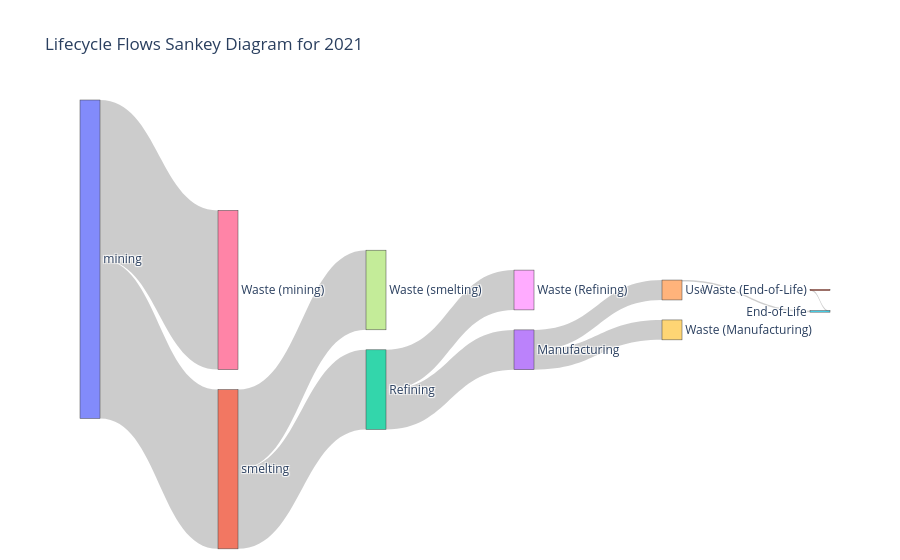

Notebook cell for this chart:
### Markdown cell above
## Main model run
Running the actual model, calling helper and model functions

### Code cell
add_normal_survival_curve_to_all_products(product_info)
final_LED_imp_exp_table = build_imp_exp_table(
    eurostat_df, product_info["final_LED"]["product"]
)
final_LED_Ga_imp_exp_table = translate_to_Ga_MI(
    final_LED_imp_exp_table, product_info["final_LED"]["material_intensity_Ga"]
)
# plot_imp_exp_table(final_LED_imp_exp_table, "Final LED Products")
# final_LED_Ga_imp_exp_table_with_projection = add_future_BAU_projection(final_LED_Ga_imp_exp_table, growth_rate=0, end_year=2050)
final_LED_Ga_imp_exp_table_with_projection = add_LED_BAU_projection(
    final_LED_Ga_imp_exp_table
)
# plot_imp_exp_table(
#     final_LED_Ga_imp_exp_table_with_projection, "Final LED Products with BAU Projection"
# )
mfa_system = calculate_flow_driven_MFA(
    final_LED_Ga_imp_exp_table_with_projection,
    show_output=False,
    survival_curve_parameters=product_info["final_LED"]["survival_curve_parameters"],
)
display(mfa_system)
mfa_system_with_lifecycle_flows = calculate_lifecycle_flows(
    mfa_system, lifecycle_stages_names
)
display(mfa_system_with_lifecycle_flows)

# Plot for the year of 2021, showing the flow splits between lifecycle stages
plot_lifecycle_flows_barplot(
    mfa_system_with_lifecycle_flows[mfa_system_with_lifecycle_flows["year"] == 2021],
    year=2021,
)


plot_sankey_lifecycle_flows(
    mfa_system_with_lifecycle_flows, year=2021, plot_waste_per_stage=True
)

### Figure 1 — Plotly figure (JSON) as saved in the notebook; plotly's stock layout.template omitted (floating-point values rounded to 4 significant figures)
{"data": [{"arrangement": "snap", "link": {"source": [0, 1, 2, 3, 4, 0, 1, 2, 3, 5], "target": [1, 2, 3, 4, 5, 6, 7, 8, 9, 11], "value": [6598.0, 3299.0, 1649.0, 824.7, 59.43, 6598.0, 3299.0, 1649.0, 824.7, 59.43]}, "node": {"label": ["mining", "smelting", "Refining", "Manufacturing", "Use", "End-of-Life", "Waste (mining)", "Waste (smelting)", "Waste (Refining)", "Waste (Manufacturing)", "Waste (Use)", "Waste (End-of-Life)"], "pad": 20, "thickness": 20, "x": [0, 0.2, 0.4, 0.6, 0.8, 1, 0.2, 0.4, 0.6, 0.8, 1, 1], "y": [0.5, 0.5, 0.5, 0.5, 0.5, 0.5, 0.5, 0.5, 0.5, 0.5, 0.5, 0.5]}, "type": "sankey"}], "layout": {"font": {"size": 12}, "title": {"text": "Lifecycle Flows Sankey Diagram for 2021"}}}
